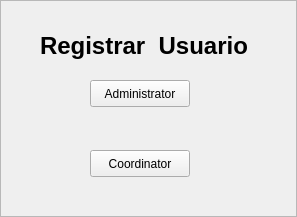
<?xml version="1.0" encoding="UTF-8"?>
<ui version="4.0">
 <class>VentanaRegistroUsuario</class>
 <widget class="QFrame" name="VentanaRegistroUsuario">
  <property name="geometry">
   <rect>
    <x>0</x>
    <y>0</y>
    <width>297</width>
    <height>217</height>
   </rect>
  </property>
  <property name="windowTitle">
   <string>Frame</string>
  </property>
  <property name="frameShape">
   <enum>QFrame::StyledPanel</enum>
  </property>
  <property name="frameShadow">
   <enum>QFrame::Raised</enum>
  </property>
  <widget class="QLabel" name="label">
   <property name="geometry">
    <rect>
     <x>40</x>
     <y>30</y>
     <width>221</width>
     <height>31</height>
    </rect>
   </property>
   <property name="font">
    <font>
     <pointsize>18</pointsize>
     <weight>75</weight>
     <bold>true</bold>
    </font>
   </property>
   <property name="text">
    <string>Registrar  Usuario</string>
   </property>
  </widget>
  <widget class="QPushButton" name="pushButton">
   <property name="geometry">
    <rect>
     <x>90</x>
     <y>80</y>
     <width>100</width>
     <height>27</height>
    </rect>
   </property>
   <property name="text">
    <string>Administrator</string>
   </property>
  </widget>
  <widget class="QPushButton" name="pushButton_2">
   <property name="geometry">
    <rect>
     <x>90</x>
     <y>150</y>
     <width>100</width>
     <height>27</height>
    </rect>
   </property>
   <property name="text">
    <string>Coordinator</string>
   </property>
  </widget>
 </widget>
 <resources/>
 <connections/>
</ui>
